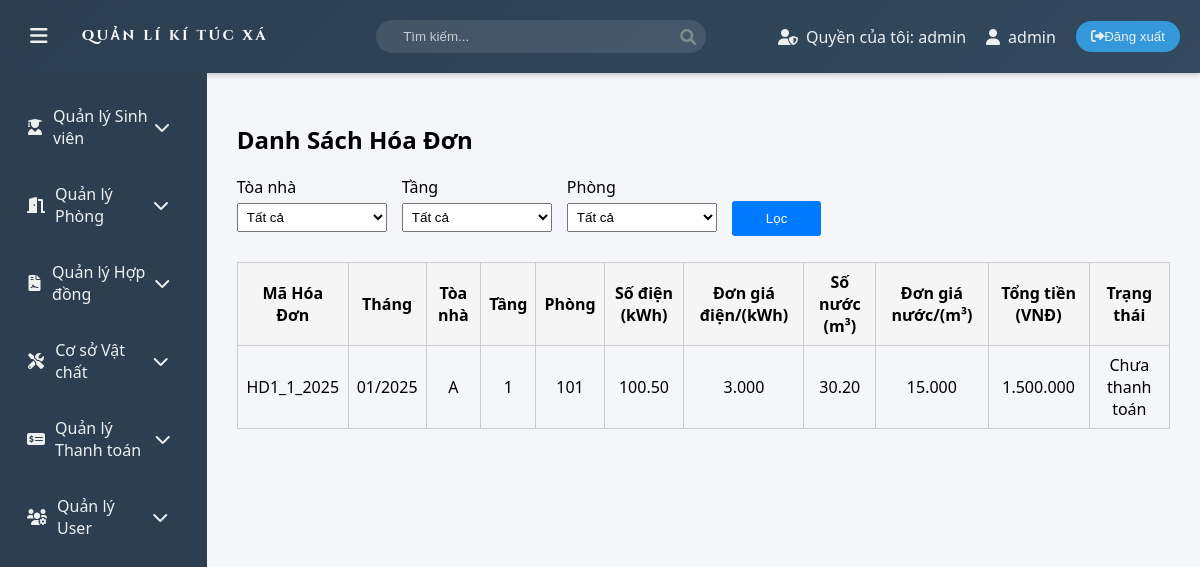
/php/admin/all_payments.php (signed in), run on the app's committed database.
### tables this page shows
CREATE TABLE IF NOT EXISTS Payments (
    payment_id INT AUTO_INCREMENT PRIMARY KEY,
    payment_code VARCHAR(50) UNIQUE NOT NULL,
    room_id INT,
    electricity_usage DECIMAL(10,2) DEFAULT 0.00,
    water_usage DECIMAL(10,2) DEFAULT 0.00,
    total_amount DECIMAL(10,2) NOT NULL,
    payment_status ENUM('unpaid', 'paid') DEFAULT 'unpaid',
    payment_date TIMESTAMP NULL DEFAULT NULL,
    created_at TIMESTAMP DEFAULT CURRENT_TIMESTAMP,
    FOREIGN KEY (room_id) REFERENCES Rooms(room_id) ON DELETE CASCADE
);

CREATE TABLE IF NOT EXISTS Rooms (
    room_id INT AUTO_INCREMENT PRIMARY KEY,
    room_code VARCHAR(50) UNIQUE NOT NULL,
    building VARCHAR(1) NOT NULL,
    floor INT NOT NULL,
    room_number VARCHAR(10) NOT NULL,
    capacity ENUM('2', '4', '8') NOT NULL,
    status ENUM('available', 'occupied', 'maintenance') DEFAULT 'available',
    price DECIMAL(10,2) NOT NULL
);

### php/admin/all_payments.php (the view, shortened to what this page needs)
<?php
include '../config/db_connect.php';
$electricity_rate = 3000;
$water_rate = 15000;
$sql_payments = "
    SELECT p.*, r.building, r.floor, r.room_number
    FROM Payments p
    INNER JOIN Rooms r ON p.room_id = r.room_id
    WHERE 1=1
";
$sql_payments .= " ORDER BY p.payment_date DESC";
$stmt_payments = $conn->prepare($sql_payments);
$stmt_payments->execute();
$result_payments = $stmt_payments->get_result();
?>
<!DOCTYPE html>
<html lang="vi">
<head>
    <link rel="stylesheet" href="../../assets/css/main.css">
    <link rel="stylesheet" href="../../assets/css/payments.css">
    <link rel="stylesheet" href="https://cdnjs.cloudflare.com/ajax/libs/font-awesome/6.0.0/css/all.min.css">
</head>
<body>
    <?php include 'layout/header.php'; ?>
    <div class="container">
        <?php include 'layout/menu.php'; ?>
        <main class="content">
            <div class="payments-all-container">
                <h2>Danh Sách Hóa Đơn</h2>
                <form method="GET" class="filter-form">
                    <div class="form-group">
                        <label for="building">Tòa nhà</label>
                        <select name="building" id="building">
                            <option value="">Tất cả</option>
                        </select>
                    </div>
                    <div class="form-group">
                        <label for="floor">Tầng</label>
                        <select name="floor" id="floor">
                            <option value="">Tất cả</option>
                        </select>
                    </div>
                    <div class="form-group">
                        <label for="room_id">Phòng</label>
                        <select name="room_id" id="room_id">
                            <option value="">Tất cả</option>
                        </select>
                    </div>
                    <button type="submit" class="filter-btn">Lọc</button>
                </form>
                <table>
                    <thead>
                        <tr>
                            <th>Mã Hóa Đơn</th>
                            <th>Tháng</th>
                            <th>Tòa nhà</th>
                            <th>Tầng</th>
                            <th>Phòng</th>
                            <th>Số điện (kWh)</th>
                            <th>Đơn giá điện/(kWh)</th>
                            <th>Số nước (m³)</th>
                            <th>Đơn giá nước/(m³)</th>
                            <th>Tổng tiền (VNĐ)</th>
                            <th>Trạng thái</th>
                        </tr>
                    </thead>
                    <tbody>
                        <?php while ($payment = $result_payments->fetch_assoc()): ?>
                            <tr>
                                <td><?php echo htmlspecialchars($payment['payment_code']); ?></td>
                                <td><?php echo date('m/Y', strtotime($payment['payment_date'])); ?></td>
                                <td><?php echo htmlspecialchars($payment['building']); ?></td>
                                <td><?php echo htmlspecialchars($payment['floor']); ?></td>
                                <td><?php echo htmlspecialchars($payment['room_number']); ?></td>
                                <td><?php echo htmlspecialchars($payment['electricity_usage']); ?></td>
                                <td><?php echo number_format($electricity_rate, 0, ',', '.');?></td>
                                <td><?php echo htmlspecialchars($payment['water_usage']); ?></td>
                                <td><?php echo number_format($water_rate, 0, ',', '.'); ?></td>
                                <td><?php echo number_format($payment['total_amount'], 0, ',', '.'); ?></td>
                                <td><?php echo htmlspecialchars($payment['payment_status'] == 'paid' ? 'Đã thanh toán' : 'Chưa thanh toán'); ?></td>
                            </tr>
                        <?php endwhile; ?>
                    </tbody>
                </table>
            </div>
        </main>
    </div>
</body>
</html>

### assets/css/main.css (style rules this page uses)
:root { --primary-color: #2c3e50; --secondary-color: #34495e; --accent-color: #3498db; --text-color: #ecf0f1; --hover-color: #2980b9; --transition-speed: 0.3s; }
body { font-family: 'Segoe UI', Tahoma, Geneva, Verdana, sans-serif; margin: 0; padding: 0; background-color: #f5f6fa; }
.container { display: flex; min-height: calc(100vh - 70px); }
.content { flex-grow: 1; padding: 30px; transition: var(--transition-speed); }

### assets/css/payments.css (style rules this page uses)
.filter-form { display: flex; flex-wrap: wrap; margin-bottom: 20px; }
.filter-form .form-group { margin-right: 15px; margin-bottom: 10px; }
.filter-form label { display: block; margin-bottom: 5px; }
.filter-form select { padding: 5px; width: 150px; }
.filter-btn { padding: 10px 34px; background-color: #007bff; color: #fff; border: none; cursor: pointer; align-self: flex-end; border-radius: 3px; margin-bottom: 6px; }
.payments-all-container table { width: 100%; border-collapse: collapse; }
.payments-all-container th, .payments-all-container td { border: 1px solid #ccc; padding: 8px; text-align: center; }
.payments-all-container th { background-color: #f5f5f5; }

### data on the page
payments: payment_code "HD1_1_2025", payment_date "01/2025", room.building "A", room.floor "1", room.room_number "101", electricity_usage "100.50", water_usage "30.20", total_amount "1.500.000", payment_status "Chưa thanh toán"

### other printed values
$role "admin"
$username "admin"
